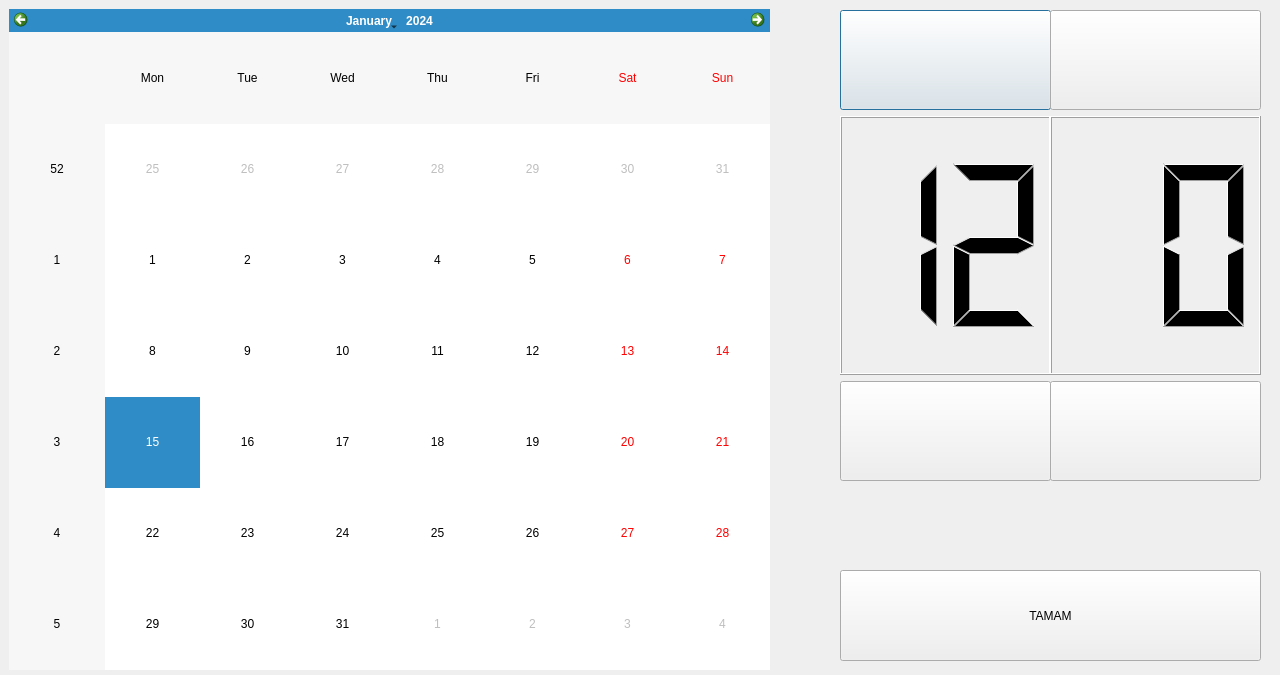
<?xml version="1.0" encoding="UTF-8"?>
<ui version="4.0">
 <class>Dialog</class>
 <widget class="QDialog" name="Dialog">
  <property name="geometry">
   <rect>
    <x>0</x>
    <y>0</y>
    <width>1280</width>
    <height>675</height>
   </rect>
  </property>
  <property name="windowTitle">
   <string>Dialog</string>
  </property>
  <widget class="QWidget" name="gridLayoutWidget">
   <property name="geometry">
    <rect>
     <x>9</x>
     <y>9</y>
     <width>761</width>
     <height>661</height>
    </rect>
   </property>
   <layout class="QGridLayout" name="gridLayout">
    <item row="0" column="1">
     <widget class="QCalendarWidget" name="calendarWidget"/>
    </item>
   </layout>
  </widget>
  <widget class="QWidget" name="verticalLayoutWidget">
   <property name="geometry">
    <rect>
     <x>840</x>
     <y>10</y>
     <width>211</width>
     <height>471</height>
    </rect>
   </property>
   <layout class="QVBoxLayout" name="verticalLayout">
    <item>
     <widget class="QPushButton" name="btnYukariSaat">
      <property name="minimumSize">
       <size>
        <width>0</width>
        <height>100</height>
       </size>
      </property>
      <property name="text">
       <string/>
      </property>
      <property name="icon">
       <iconset resource="resources.qrc">
        <normaloff>:/yukari.png</normaloff>:/yukari.png</iconset>
      </property>
      <property name="iconSize">
       <size>
        <width>60</width>
        <height>60</height>
       </size>
      </property>
     </widget>
    </item>
    <item>
     <widget class="QLCDNumber" name="lcdsaat">
      <property name="digitCount">
       <number>2</number>
      </property>
      <property name="intValue" stdset="0">
       <number>12</number>
      </property>
     </widget>
    </item>
    <item>
     <widget class="QPushButton" name="btnAsagiSaat">
      <property name="minimumSize">
       <size>
        <width>0</width>
        <height>100</height>
       </size>
      </property>
      <property name="text">
       <string/>
      </property>
      <property name="icon">
       <iconset resource="resources.qrc">
        <normaloff>:/asagi.png</normaloff>:/asagi.png</iconset>
      </property>
      <property name="iconSize">
       <size>
        <width>60</width>
        <height>60</height>
       </size>
      </property>
     </widget>
    </item>
   </layout>
  </widget>
  <widget class="QWidget" name="verticalLayoutWidget_2">
   <property name="geometry">
    <rect>
     <x>1050</x>
     <y>10</y>
     <width>211</width>
     <height>471</height>
    </rect>
   </property>
   <layout class="QVBoxLayout" name="verticalLayout_2">
    <item>
     <widget class="QPushButton" name="btnYukariDk">
      <property name="minimumSize">
       <size>
        <width>0</width>
        <height>100</height>
       </size>
      </property>
      <property name="text">
       <string/>
      </property>
      <property name="icon">
       <iconset resource="resources.qrc">
        <normaloff>:/yukari.png</normaloff>:/yukari.png</iconset>
      </property>
      <property name="iconSize">
       <size>
        <width>60</width>
        <height>60</height>
       </size>
      </property>
     </widget>
    </item>
    <item>
     <widget class="QLCDNumber" name="lcdDk">
      <property name="smallDecimalPoint">
       <bool>false</bool>
      </property>
      <property name="digitCount">
       <number>2</number>
      </property>
      <property name="segmentStyle">
       <enum>QLCDNumber::Filled</enum>
      </property>
      <property name="value" stdset="0">
       <double>0.000000000000000</double>
      </property>
      <property name="intValue" stdset="0">
       <number>0</number>
      </property>
     </widget>
    </item>
    <item>
     <widget class="QPushButton" name="btnAsagiDk">
      <property name="minimumSize">
       <size>
        <width>0</width>
        <height>100</height>
       </size>
      </property>
      <property name="text">
       <string/>
      </property>
      <property name="icon">
       <iconset resource="resources.qrc">
        <normaloff>:/asagi.png</normaloff>:/asagi.png</iconset>
      </property>
      <property name="iconSize">
       <size>
        <width>60</width>
        <height>60</height>
       </size>
      </property>
     </widget>
    </item>
   </layout>
  </widget>
  <widget class="QPushButton" name="btnTamam">
   <property name="geometry">
    <rect>
     <x>840</x>
     <y>570</y>
     <width>421</width>
     <height>91</height>
    </rect>
   </property>
   <property name="text">
    <string>TAMAM</string>
   </property>
  </widget>
 </widget>
 <resources>
  <include location="resources.qrc"/>
 </resources>
 <connections/>
</ui>
